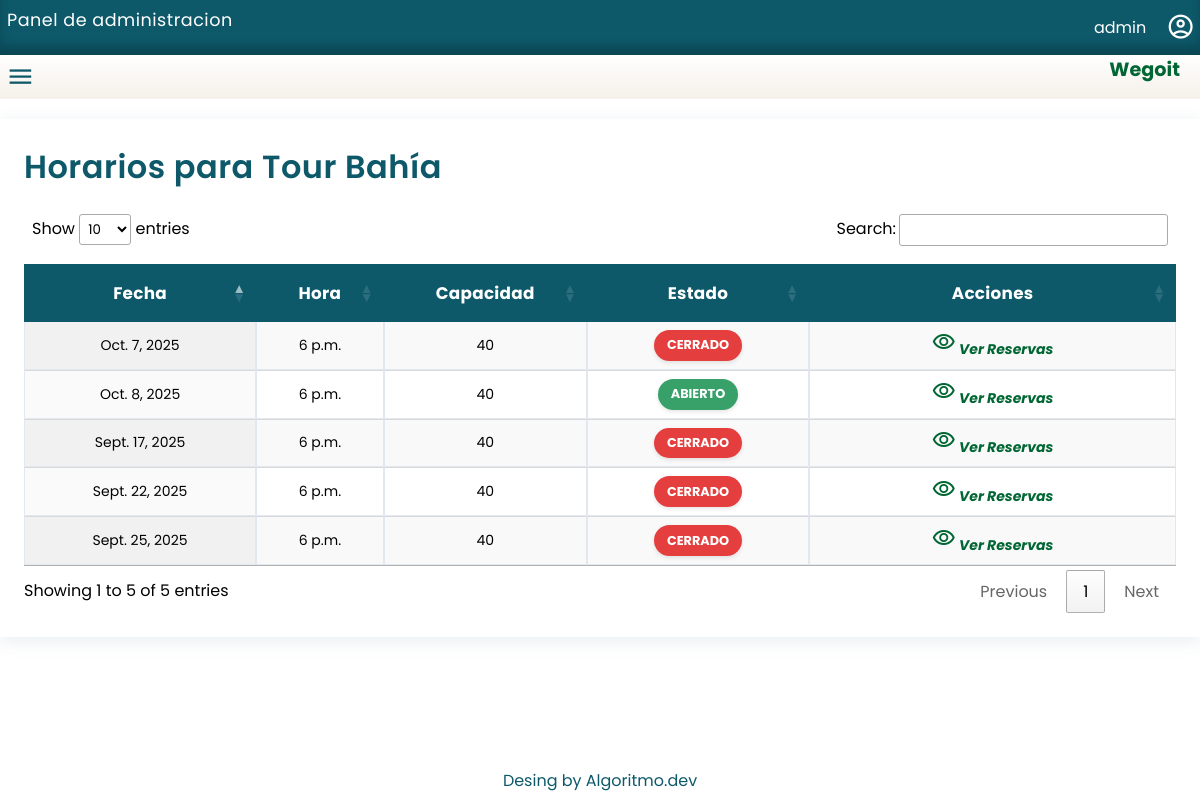
The page /tours/1/schedules/ (signed in) on the database its author committed.
### reservations/models.py (models this page shows, shortened)
class Tour(models.Model):
    tour_name = models.CharField("Nombre del tour", max_length=255, unique=True)
    base_price = models.DecimalField("Precio base", max_digits=10, decimal_places=2)
    default_capacity = models.PositiveIntegerField("Capacidad por defecto")
    description = models.TextField("Descripción", blank=True, null=True)
    default_start_time = models.TimeField("Hora de inicio por defecto", null=True, blank=True)
    active = models.BooleanField("Activo", default=True)
    class Meta:
        verbose_name = "Tour"
        verbose_name_plural = "Tours"
        ordering = ["tour_name"]

class TourSchedule(models.Model):
    tour = models.ForeignKey(
        "Tour",
        on_delete=models.CASCADE,
        related_name="schedules",
        verbose_name="Tour"
    )
    date = models.DateField("Fecha")
    start_time = models.TimeField("Hora de inicio")
    capacity = models.PositiveIntegerField("Capacidad")
    opened = models.BooleanField("Abierto", default=True)
    class Meta:
        verbose_name = "Horario de tour"
        verbose_name_plural = "Horarios de tours"
        ordering = ["-date", "start_time"]
        unique_together = ("tour", "date", "start_time")

### reservations/views.py (the view)
# urls.py: path("tours/<int:tour_id>/schedules/", views.schedule_list, name="schedule_list"),
@login_required
def schedule_list(request, tour_id):
    tour = get_object_or_404(Tour, id=tour_id)
    schedules = tour.schedules.all()
    return render(request, "schedules/schedule_list.html", {"tour": tour, "schedules": schedules})

### reservations/templates/schedules/schedule_list.html (shortened to what this page needs)
{% extends "layouts/base.html" %}
{% load static %}
{% block extra_css %}
<link rel="stylesheet" href="{% static 'assets/css/schedules.css' %}">
<link rel="stylesheet" href="{% static 'assets/css/reservations.css' %}">
{% endblock %}
{% block content %}
<div class="reservations-list-container">
    <h2 class="reservations-list-title">Horarios para {{ tour.tour_name }}</h2>
    <table id="scheduleTable" class="display responsive nowrap" style="width:100%">
        <thead>
            <tr>
                <th>Fecha</th>
                <th>Hora</th>
                <th>Capacidad</th>
                <th>Estado</th>
                <th>Acciones</th>
            </tr>
        </thead>
        <tbody>
            {% for schedule in schedules %}
            <tr>
                <td>{{ schedule.date }}</td>
                <td>{{ schedule.start_time }}</td>
                <td>{{ schedule.capacity }}</td>
                <td>
                    <span class="status-badge {% if schedule.opened %}status-confirmado{% else %}status-cancelado{% endif %}">
                        {% if schedule.opened %}Abierto{% else %}Cerrado{% endif %}
                    </span>
                </td>
                <td>
                    <a href="{% url 'tours:reservation_list' schedule.id %}">
                        <span class="material-symbols-outlined">visibility</span> Ver Reservas
                    </a>
                </td>
            </tr>
            {% endfor %}
        </tbody>
    </table>
</div>
{% endblock %}

### reservations/templates/includes/header.html (shortened to what this page needs)
<header>
    <div class="container1">
        <h2 class="reservations-list-title">Panel de administracion</h2>
        <div class="login-panel">
            <p>{{ request.user.username }}</p>
            <label class="login-panel-selector" for="">
                <span class="material-symbols-outlined">account_circle</span>
            </label>
        </div>
    </div>
    <div class="option-panel">
        <div class="nav-container">
            <label class="lateral-input" for="lateral-input">
                <span class="material-symbols-outlined">menu</span>
            </label>
        </div>
        <h2>Wegoit</h2>
    </div>
</header>

### reservations/static/assets/css/styles.css (style rules this page uses)
.login-panel { display: flex; flex-direction: column; align-items: center; justify-content: center; }
html, body { height: 100%; margin: 0; }
body { margin: 0; padding: 0; background: #ffffff; font-family: "poppins"; display: flex; flex-direction: column; min-height: 100vh; overflow: auto; }
:root { --azul-oscuro:#0D596A; --azul-marino:#1B9899; --botton-color:hsl(180, 70%, 35%); --light-gray:#F5F0E9; --placeholders-color:#1B9899; --background-admin:hsl(180, 70%, 35%); --border-bottom:4px solid #0D596A; }

### reservations/static/assets/css/admin.css (style rules this page uses)
:root { --azul-oscuro:#0D596A; --azul-marino:#1B9899; --botton-color:hsl(180, 70%, 35%); --light-gray:#F5F0E9; --placeholders-color:#1B9899; --background-admin:hsl(180, 70%, 35%,20%); --border-bottom:4px solid #0D596A; }
* { margin: 0; padding: 0; box-sizing: border-box; font-family: "poppins"; }
body { width: 100%; height: 100dvh; }
.container1 { width: 100%; display: flex; align-items: center; justify-content: space-between; background-color: var(--azul-oscuro); color: white; box-shadow: 0 -10px 10px rgba(0,0,0,0.2) inset; }
.container1 h2 { font-size: 1.1rem; padding: 7px; font-weight: normal; }
.login-panel { display: flex; gap: 10px; align-items: center; justify-content: center; flex-direction: row; }
.login-panel p { font-size: 1rem; }
.login-panel-selector { margin: 0; padding: 0; display: flex; align-items: center; gap: 6px; }
.login-panel-selector, .login-panel p { padding: 5px; }
.login-panel-selector span { font-size: 1.8rem; cursor: pointer; }
.lateral-input { display: flex; align-items: center; }
.lateral-input span { color: var(--azul-oscuro); font-size: 1.8rem; padding: 1.5px 6px; cursor: pointer; }
.option-panel { display: flex; align-items: center; justify-content: space-between; background: linear-gradient(to bottom, rgba(255, 255, 255, 1) 0%, var(--light-gray) 100%); color: var(--azul-marino); }
.option-panel h2 { font-size: 1.2rem; margin-right: 20px; }
html, body { height: 100%; margin: 0; }
body { display: flex; flex-direction: column; }
.reservations-list-title { font-size: 2rem; font-family: 'Poppins', sans-serif; color: #0D596A; font-weight: 600; letter-spacing: 0.5px; display: flex; align-items: center; gap: 0.5rem; }
.container1 .reservations-list-title { color: white; }

### reservations/static/assets/css/schedules.css (style rules this page uses)
h2 { margin-bottom: 15px; color: #006633; }
table { width: 100%; border-collapse: collapse; margin-top: 15px; }
th, td { border: 1px solid #ddd; padding: 10px; text-align: center; }
th { background-color: #d9f2e6; color: #006633; }
td a { color: #006633; text-decoration: none; font-weight: bold; }

### reservations/static/assets/css/reservations.css (style rules this page uses)
h2 { margin-bottom: 15px; }
table { width: 100%; border-collapse: collapse; margin-top: 15px; }
th, td { border: 1px solid #e2e8f0; box-sizing: border-box; padding: 10px; text-align: center; }
td { font-size: 14px; }
td:nth-child(5) { font-style: italic; }
.reservations-list-container { width: 100%; margin: 20px auto; padding: 1.5rem; box-sizing: border-box; background: #fff; box-shadow: 0 4px 18px rgba(13,89,106,0.10); overflow: hidden; }
#reservationTable th, #scheduleTable th { background: var(--azul-oscuro); color: #fff; font-weight: 700; padding: 1rem 0.7rem; font-size: 1.05rem; text-align: center; letter-spacing: 0.3px; border: none; }
.status-badge { padding: 0.4rem 0.8rem; border-radius: 9999px; font-size: 0.8rem; font-weight: 700; color: white; display: inline-flex; align-items: center; justify-content: center; min-width: 80px; text-transform: uppercase; box-shadow: 0 2px 4px rgba(0, 0, 0, 0.1); }
.status-confirmado { background-color: #38a169; }
.status-cancelado { background-color: #e53e3e; }
.reservations-list-title { font-size: 2rem; font-family: 'Poppins', sans-serif; color: var(--azul-oscuro, #2d3748); font-weight: 600; letter-spacing: 0.5px; display: flex; align-items: center; gap: 0.5rem; }

### rows shown on the page
Tour: tour_name "Tour Bahía"
TourSchedule: date "Oct. 8, 2025", start_time "6 p.m.", capacity "40", opened "ABIERTO"
TourSchedule: date "Oct. 7, 2025", start_time "6 p.m.", capacity "40", opened "CERRADO"
TourSchedule: date "Sept. 25, 2025", start_time "6 p.m.", capacity "40", opened "CERRADO"
TourSchedule: date "Sept. 22, 2025", start_time "6 p.m.", capacity "40", opened "CERRADO"
TourSchedule: date "Sept. 17, 2025", start_time "6 p.m.", capacity "40", opened "CERRADO"

### other values the page prints
{{ request.user.username }} "admin"
